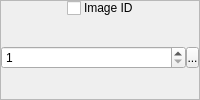
      <widget class="QFrame" name="frame_3">
       <property name="frameShape">
        <enum>QFrame::StyledPanel</enum>
       </property>
       <property name="frameShadow">
        <enum>QFrame::Raised</enum>
       </property>
       <layout class="QVBoxLayout" name="verticalLayout_5">
        <property name="spacing">
         <number>0</number>
        </property>
        <property name="margin">
         <number>0</number>
        </property>
        <item>
         <widget class="QWidget" name="widget_23" native="true">
          <property name="sizePolicy">
           <sizepolicy hsizetype="Preferred" vsizetype="Fixed">
            <horstretch>0</horstretch>
            <verstretch>0</verstretch>
           </sizepolicy>
          </property>
          <property name="styleSheet">
           <string notr="true">.QWidget
{
	border-width: 1px;
	border-style: solid;
	border-color: palette(window-text);
	background-color: palette(window-text);
}

.QWidget&gt;QLabel
{
	border-width: 0px;
	background-color: palette(window-text);
	color: palette(window);
	font-weight: bold;
}</string>
          </property>
          <layout class="QHBoxLayout" name="horizontalLayout_25">
           <property name="spacing">
            <number>3</number>
           </property>
           <property name="margin">
            <number>0</number>
           </property>
           <item>
            <spacer name="horizontalSpacer_7">
             <property name="orientation">
              <enum>Qt::Horizontal</enum>
             </property>
             <property name="sizeHint" stdset="0">
              <size>
               <width>10</width>
               <height>15</height>
              </size>
             </property>
            </spacer>
           </item>
           <item>
            <widget class="QCheckBox" name="cbImageID">
             <property name="sizePolicy">
              <sizepolicy hsizetype="Fixed" vsizetype="Fixed">
               <horstretch>0</horstretch>
               <verstretch>0</verstretch>
              </sizepolicy>
             </property>
             <property name="text">
              <string/>
             </property>
            </widget>
           </item>
           <item>
            <widget class="QLabel" name="label_10">
             <property name="sizePolicy">
              <sizepolicy hsizetype="Fixed" vsizetype="Fixed">
               <horstretch>0</horstretch>
               <verstretch>0</verstretch>
              </sizepolicy>
             </property>
             <property name="text">
              <string>Image ID</string>
             </property>
            </widget>
           </item>
           <item>
            <spacer name="horizontalSpacer_8">
             <property name="orientation">
              <enum>Qt::Horizontal</enum>
             </property>
             <property name="sizeHint" stdset="0">
              <size>
               <width>10</width>
               <height>15</height>
              </size>
             </property>
            </spacer>
           </item>
          </layout>
         </widget>
        </item>
        <item>
         <widget class="QWidget" name="wImageID" native="true">
          <layout class="QHBoxLayout" name="horizontalLayout_5">
           <property name="spacing">
            <number>0</number>
           </property>
           <property name="margin">
            <number>0</number>
           </property>
           <item>
            <widget class="QSpinBox" name="sbImageID">
             <property name="accelerated">
              <bool>true</bool>
             </property>
             <property name="minimum">
              <number>1</number>
             </property>
             <property name="maximum">
              <number>256</number>
             </property>
            </widget>
           </item>
           <item>
            <widget class="SpinBoxSideButton" name="bImageIDSideButton">
             <property name="minimumSize">
              <size>
               <width>13</width>
               <height>21</height>
              </size>
             </property>
             <property name="maximumSize">
              <size>
               <width>13</width>
               <height>21</height>
              </size>
             </property>
             <property name="text">
              <string>...</string>
             </property>
             <property name="icon">
              <iconset resource="gui_icons.qrc">
               <normaloff>:/icons/spinBoxSideButton.png</normaloff>:/icons/spinBoxSideButton.png</iconset>
             </property>
             <property name="iconSize">
              <size>
               <width>8</width>
               <height>16</height>
              </size>
             </property>
            </widget>
           </item>
          </layout>
         </widget>
        </item>
       </layout>
      </widget>
